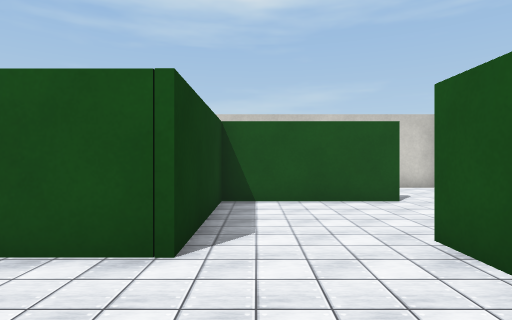
View 1 (above)

24 first-person views from a walk through a robot-simulator world made for Webots. The camera is 0.49 m above the floor, looks level and sees 80° across. The floor is counted in squares, 0.5 m on a side. Each view is taken from the middle of a square. On the plan, view 1 faces up. The plan holds only what a view shows up to about 12 squares ahead; the rest is blank. The robots in the file are not drawn. Simple shapes and patterns stand in for the simulator's stock objects.

View 2
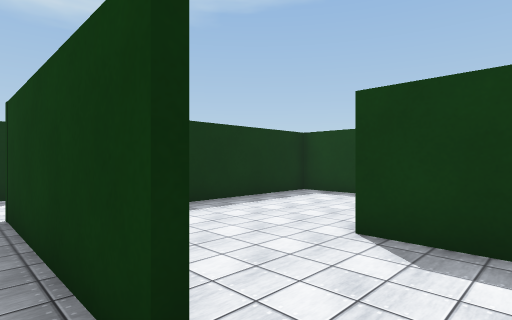

View 3
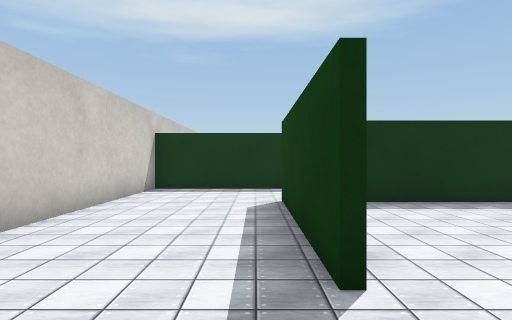

View 4
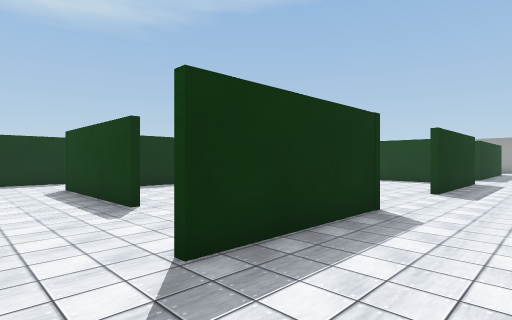

View 5
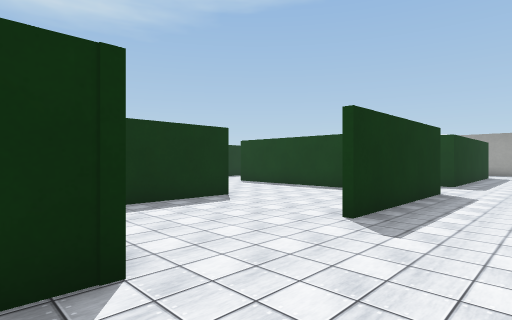

View 6
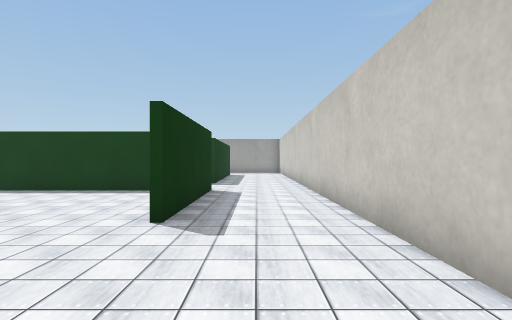

View 7
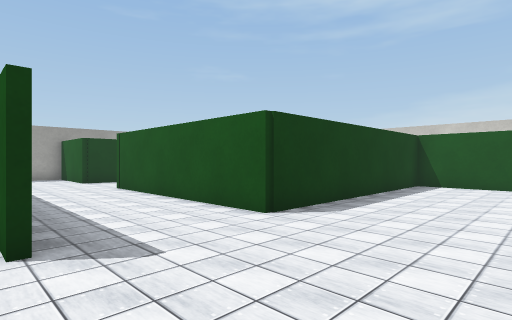

View 8
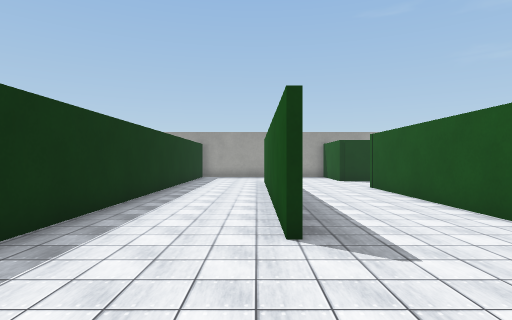

View 9
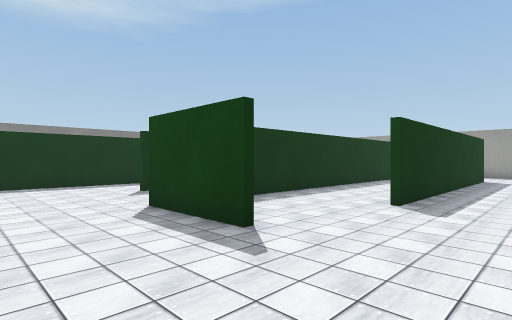

View 10
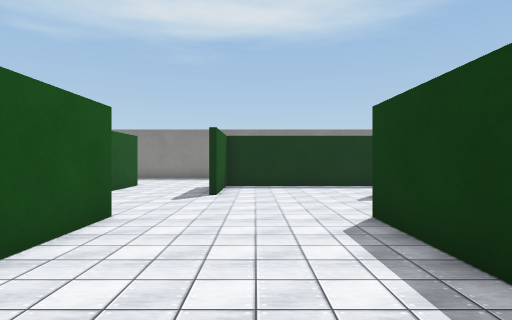

View 11
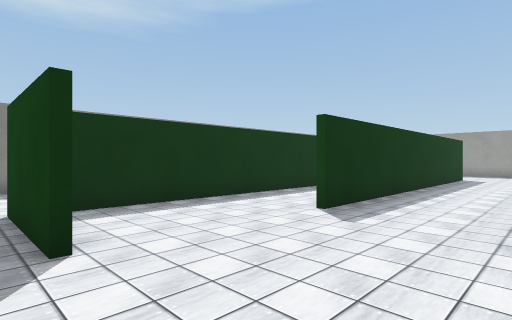

View 12
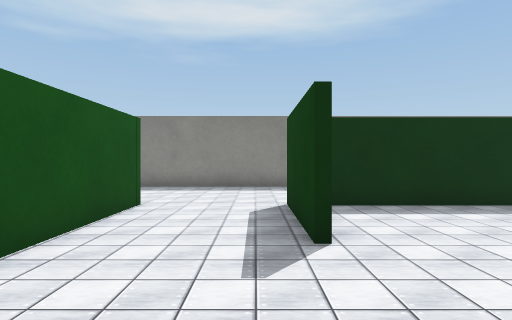

View 13
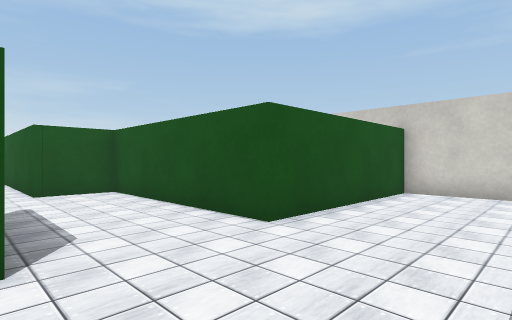

View 14
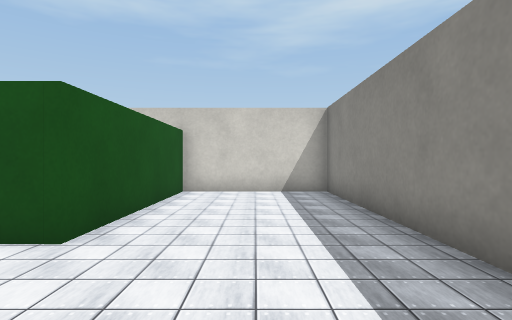

View 15
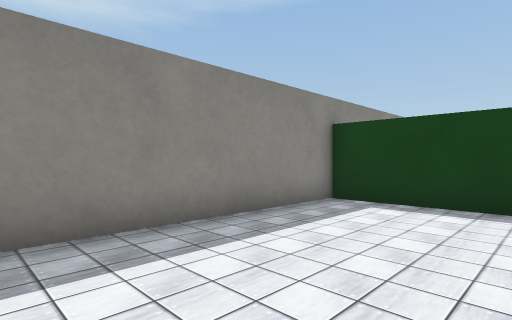

View 16
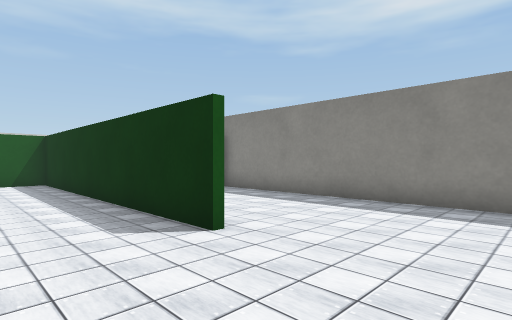

View 17
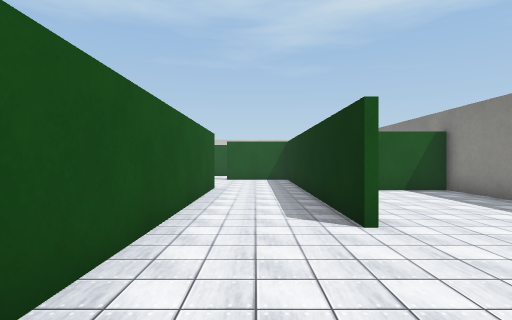

View 18
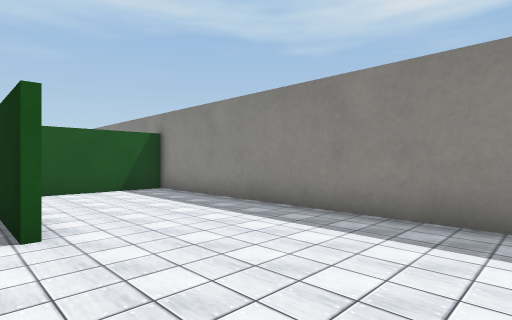

View 19
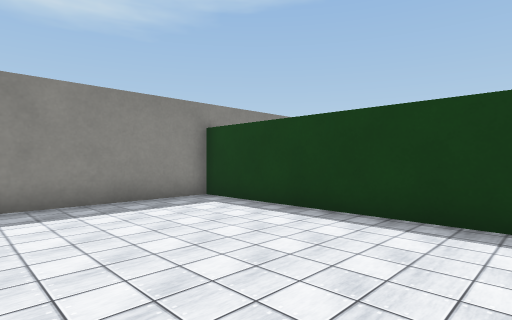

View 20
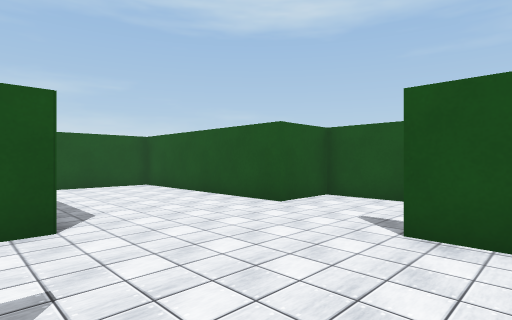

View 21
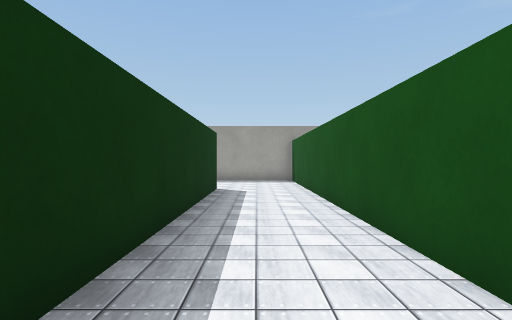

View 22
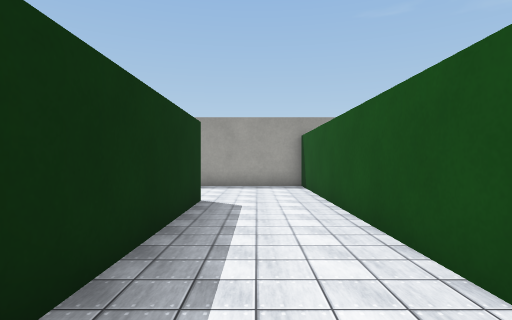

View 23
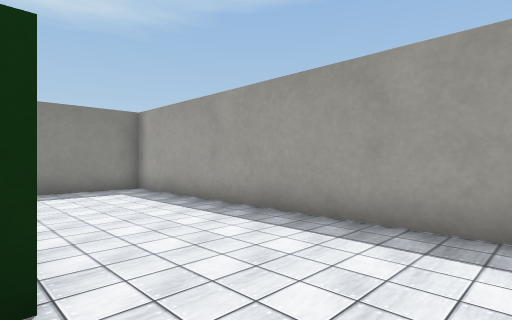

View 24
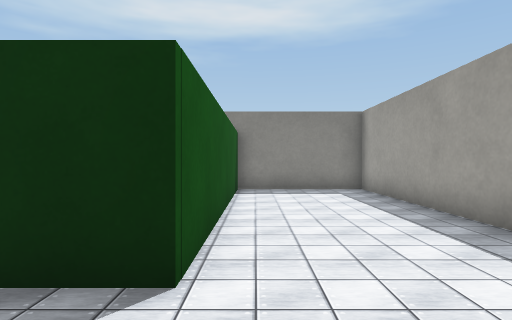

### Floor plan
Points are (right, up) in squares from view 1. A wall is a line through its corners. A room is listed if a view was taken in it or the views show most of it. See-through windows are left out.
Room 1 (view 1)
walls: (-0.8, 3.1) (-2.6, 3.1); (2.2, 2.5) (2.2, 3.7); (-5.4, 0.7) (-5.4, -1.1) (0.5, -1.1)
ways out: opening at (0.5, 3) to room 2
Room 2 (views 2, 3, 4, 5, 6, 7, 8, 9, 10, 11, 12, 13, 14, 15, 16, 17, 18, 19, 20, 21, 22, 23)
walls: (-6, -5.3) (-6, -8.3) (-6.6, -8.3); (-9.8, -4.6) (-17.2, -4.6); (-11, -8.3) (-19.4, -8.3); (-7.2, -11.5) (-16.4, -11.5); (-2.7, -11.5) (-2.7, -14.8); (2, -4.4) (6.5, -4.4) (6.5, 2); (-5.6, 3.3) (-2.6, 3.3); (-7.9, -15.5) (-7.9, -19.3); (-17.5, -4.4) (-9.8, -4.4); (2.4, 3.7) (2.4, -1.3); (-7, 7.2) (-9.8, 7.2) (-9.8, -0.9) (-17, -0.9); (-13.6, -14.6) (-2.9, -14.6) (-2.9, -11.5); (-18, -8.1) (-9, -8.1); (-10, 7.4) (-4.8, 7.4); (-1.1, 7.4) (3.5, 7.4); (-18.4, -11.3) (-7.2, -11.3); (-8.1, -19.3) (-8.1, -15.6); (-19.2, -12.4) (-19.2, -19.2) (6.5, -19.2) (6.5, -14.7) (0.6, -14.7) (0.6, -8.3) (-1.5, -8.3) (-1.5, -1.3) (-4.6, -1.3); (3.5, 7.2) (-0.8, 7.2) (-0.8, 3.1); (-2.1, 10.8) (-10.5, 10.8); (6.4, 10.8) (5, 10.8)
ways out: opening at (0.5, 3) to room 1; opening at (-18.5, -9.5) to room 3; opening at (-19.8, -4.5); opening at (-9.5, 9.5); opening at (2, -2.5)
Room 3 (view 24)
walls: (-19.4, -8.3) (-23.6, -8.3) (-23.6, -19.2) (-19.4, -19.2) (-19.4, -11.3) (-18.4, -11.3)
ways out: opening at (-18.5, -9.5) to room 2

Positions as (right, up) in squares from view 1, and headings:
1: (0, 0), facing up
2: (3, 5), facing down-left
3: (3, 6), facing down
4: (5, 10), facing down-left
5: (0, 10), facing down-left
6: (0, 9), facing left
7: (-6, -5), facing up-left
8: (-6, -5), facing left
9: (-3, -2), facing down-left
10: (-4, -3), facing down
11: (-2, -8), facing down-left
12: (-2, -8), facing down
13: (-3, -18), facing up-right
14: (-3, -17), facing right
15: (-1, -15), facing down-left
16: (-17, -12), facing down-right
17: (-18, -13), facing right
18: (-18, -14), facing down-right
19: (-14, -12), facing down-left
20: (-7, -13), facing up-right
21: (-9, -10), facing left
22: (-12, -10), facing left
23: (-19, -9), facing down-left
24: (-20, -9), facing down
